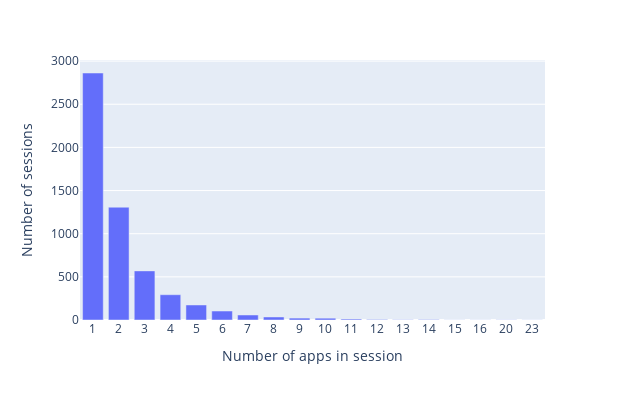

The notebook cell this image was saved under:
### Code cell
fig = px.bar(x=session_lengths_20s.index.values, y = session_lengths_20s.values,width=625,height=400)
fig.update_layout(
    xaxis_title="Number of apps in session",
    yaxis_title="Number of sessions")
fig.update_xaxes(type='category')

### Figure 1 — Plotly figure (JSON) as saved in the notebook; plotly's stock layout.template omitted (floating-point values rounded to 4 significant figures)
{"data": [{"alignmentgroup": "True", "hovertemplate": "x=%{x}<br>y=%{y}<extra></extra>", "legendgroup": "", "marker": {"color": "#636efa", "pattern": {"shape": ""}}, "name": "", "offsetgroup": "", "orientation": "v", "showlegend": false, "textposition": "auto", "type": "bar", "x": [1, 2, 3, 4, 5, 6, 7, 8, 9, 10, 11, 12, 13, 14, 15, 16, 20, 23], "xaxis": "x", "y": [2862, 1307, 569, 293, 174, 104, 58, 35, 22, 21, 11, 6, 3, 5, 1, 1, 2, 1], "yaxis": "y"}], "layout": {"barmode": "relative", "height": 400, "legend": {"tracegroupgap": 0}, "margin": {"t": 60}, "width": 625, "xaxis": {"anchor": "y", "autorange": true, "domain": [0, 1], "range": [-0.5, 17.5], "title": {"text": "Number of apps in session"}, "type": "category"}, "yaxis": {"anchor": "x", "autorange": true, "domain": [0, 1], "range": [0, 3013.0], "title": {"text": "Number of sessions"}, "type": "linear"}}}
